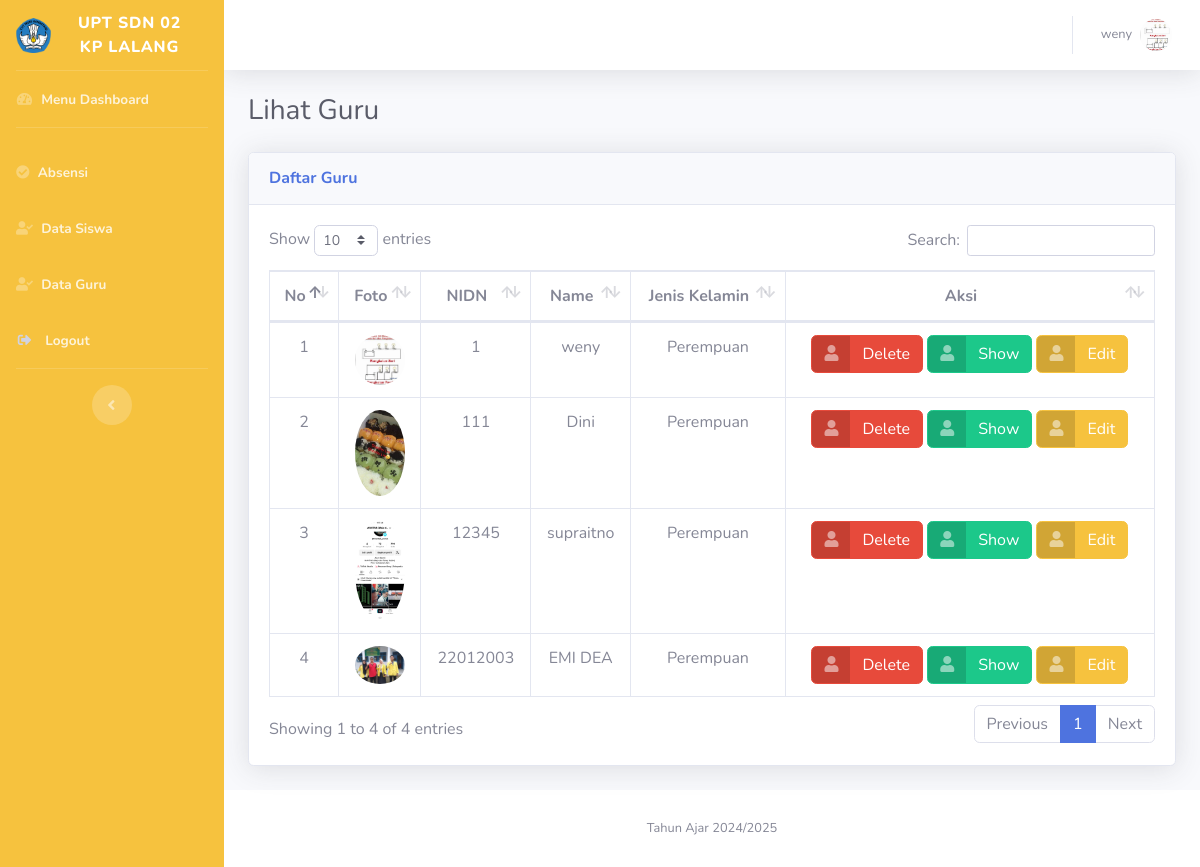
Page /lihatguru.php (signed in) on the committed database.
### tables this page shows
CREATE TABLE `guru` (
  `NIDN` int(100) NOT NULL,
  `NAME` varchar(30) NOT NULL,
  `JK` varchar(50) NOT NULL DEFAULT '',
  `TGL_LAHIR` date NOT NULL,
  `EMAIL` varchar(30) NOT NULL,
  `PASSWORD` varchar(255) NOT NULL,
  `NO_HP` varchar(15) NOT NULL,
  `FOTO` varchar(255) NOT NULL,
  `AGAMA` varchar(20) NOT NULL,
  `ALAMAT` varchar(255) NOT NULL
);

### lihatguru.php (the view, shortened to what this page needs)
<?php
include "koneksi.php";
$NAME = $_SESSION["NAME"];
$FOTO = $_SESSION["FOTO"];
?>
<!DOCTYPE html>
<html lang="en">
<head>
  <link href="vendor/fontawesome-free/css/all.min.css" rel="stylesheet" type="text/css">
  <link href="css/sb-admin-2.min.css" rel="stylesheet">
  <link href="vendor/datatables/dataTables.bootstrap4.min.css" rel="stylesheet">
</head>
<body id="page-top">
  <div id="wrapper">
    <ul class="navbar-nav bg-warning sidebar sidebar-dark accordion" id="accordionSidebar">
      <a class="sidebar-brand d-flex align-items-center justify-content-center" href="index.php">
        <div class="sidebar-brand-icon">
          <img src="img/logo.png" width="35">
        </div>
        <div class="sidebar-brand-text mx-3">UPT SDN 02 KP LALANG</div>
      </a>
      <hr class="sidebar-divider my-0">
      <li class="nav-item">
        <a class="nav-link" href="dashboard.php">
          <i class="fas fa-fw fa-tachometer-alt"></i>
          <span class="font-weight-bold">Menu Dashboard</span></a>
      </li>
      <hr class="sidebar-divider">
      <li class="nav-item">
        <a class="nav-link" href="absen.php">
          <i class="fas fa-check-circle"></i>
          <span class="font-weight-bold">Absensi</span></a>
      </li>
      <li class="nav-item">
        <a class="nav-link" href="lihatsiswa.php">
          <i class="fas fa-fw fa-user-check"></i>
          <span class="font-weight-bold">Data Siswa</span></a>
      </li>
      <li class="nav-item">
        <a class="nav-link" href="lihatguru.php">
          <i class="fas fa-fw fa-user-check"></i>
          <span class="font-weight-bold">Data Guru</span></a>
      </li>
      <li class="nav-item">
        <a class="nav-link" href="#" data-toggle="modal" data-target="#logoutModal">
          <i class="fas fa-sign-out-alt fa-sm fa-fw mr-2 text-gray-400"></i>
          <span class="font-weight-bold">Logout</span>
        </a>
      </li>
      <hr class="sidebar-divider d-none d-md-block">
      <div class="text-center d-none d-md-inline">
        <button class="rounded-circle border-0" id="sidebarToggle"></button>
      </div>
    </ul>
    <div id="content-wrapper" class="d-flex flex-column">
      <div id="content">
        <nav class="navbar navbar-expand navbar-light bg-white topbar mb-4 static-top shadow">
          <ul class="navbar-nav ml-auto">
            <li class="nav-item dropdown no-arrow">
              <a class="nav-link dropdown-toggle" href="#" id="userDropdown" role="button" data-toggle="dropdown" aria-haspopup="true" aria-expanded="false">
                <span class="mr-2 d-none d-lg-inline text-gray-600 small"><?= $NAME; ?></span>
                <img class="img-profile rounded-circle" src="uploads/<?= $FOTO; ?>">
              </a>
            </li>
          </ul>
        </nav>
        <div class="container-fluid">
          <h1 class="h3 mb-4 text-gray-800">Lihat Guru</h1>
          <div class="card shadow mb-4">
            <div class="card-header py-3">
              <h6 class="m-0 font-weight-bold text-primary">Daftar Guru</h6>
            </div>
            <div class="card-body">
              <div class="table-responsive">
                <table class="table table-bordered" id="dataTable" width="100%" cellspacing="0">
                  <thead>
                    <tr align="center">
                      <th>No</th>
                      <th>Foto</th>
                      <th>NIDN</th>
                      <th>Name</th>
                      <th>Jenis Kelamin</th>
                        <th>Aksi</th>
                    </tr>
                  </thead>
                  <tbody align="center">
                    <?php
                      $sql = "SELECT * FROM guru";
                      $query = mysqli_query($koneksi, $sql);
                      $i = 1;
                      while ($data = mysqli_fetch_array($query)) {
                        $nama = $data["NAME"];
                        $nidn = $data["NIDN"];
                        $jk = $data["JK"];
                        $foto = $data["FOTO"];
                      ?>
                        <tr>
                          <td><?= $i++; ?></td>
                          <td>
                            <img src="uploads/<?= $foto; ?>" width="50" class="img-profile rounded-circle" />
                          </td>
                          <td><?= $nidn; ?></td>
                          <td><?= $nama; ?></td>
                          <td><?= $jk; ?></td>
                          <td>
                            <a href="deleteguru.php?id=<?= $data["NIDN"]; ?>" class="btn btn-danger btn-icon-split">
                              <span class="icon text-white-50">
                                <i class="fas fa-user"></i>
                              </span>
                              <span class="text">Delete</span>
                            </a>
                            <a href="showguru.php?id=<?= $data["NIDN"]; ?>" class="btn btn-success btn-icon-split">
                              <span class="icon text-white-50">
                                <i class="fas fa-user"></i>
                              </span>
                              <span class="text">Show</span>
                            </a>
                            <a href="editguru.php?edittabel=<?= $data["NIDN"]; ?>" class="btn btn-warning btn-icon-split">
                              <span class="icon text-white-50">
                                <i class="fas fa-user"></i>
                              </span>
                              <span class="text">Edit</span>
                            </a>
                          </td>
                        </tr>
                    <?php } ?>
                  </tbody>
                </table>
              </div>
            </div>
          </div>
        </div>
      </div>
      <footer class="sticky-footer bg-white">
                    <div class="container my-auto">
                        <div class="copyright text-center my-auto">
                            <span>Tahun Ajar 2024/2025</span>
                        </div>
                    </div>
                </footer>
    </div>
  </div>
</body>
</html>

### rows in the picture
guru: FOTO (picture), NIDN "1", NAME "weny", JK "Perempuan"
guru: FOTO (picture), NIDN "111", NAME "Dini", JK "Perempuan"
guru: FOTO (picture), NIDN "12345", NAME "supraitno", JK "Perempuan"
guru: FOTO (picture), NIDN "22012003", NAME "EMI DEA", JK "Perempuan"

### other values in the picture
$NAME "weny"
